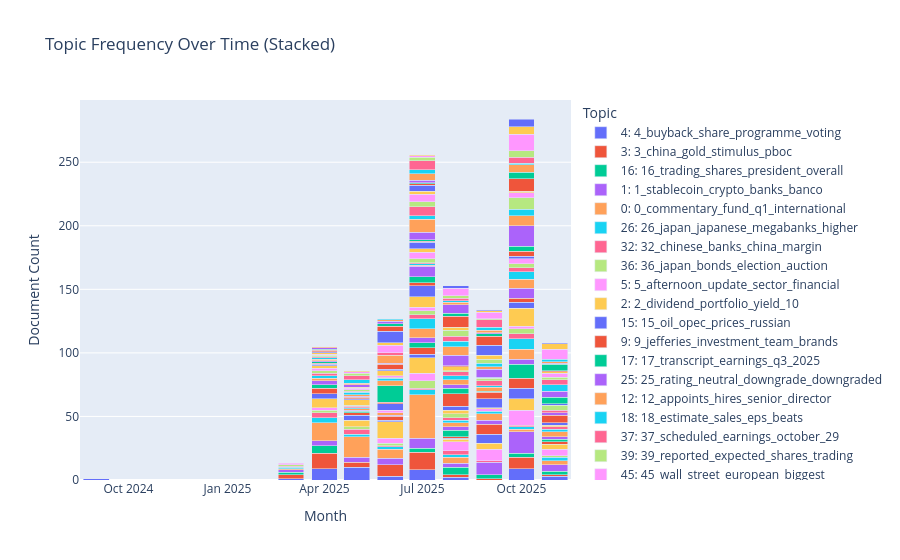

The notebook cell saved with this chart:
### Code cell
import plotly.express as px

topics_over_time = topic_model.topics_over_time(
    train_docs,
    train_timestamps,
    nr_bins=20
 )

tot = topics_over_time.copy()
tot = tot[tot['Topic'] != -1].copy()
tot['Timestamp'] = pd.to_datetime(tot['Timestamp']).dt.to_period('M').dt.to_timestamp()

topic_labels = topic_model.get_topic_info()[['Topic', 'Name']].copy()
topic_labels = topic_labels[topic_labels['Topic'] != -1]
tot = tot.merge(topic_labels, on='Topic', how='left')
tot['TopicLabel'] = tot['Topic'].astype(str) + ': ' + tot['Name'].fillna('')

stacked = (
    tot.groupby(['Timestamp', 'TopicLabel'], as_index=False)['Frequency']
       .sum()
       .sort_values(['Timestamp', 'Frequency'], ascending=[True, False])
)

fig = px.bar(
    stacked,
    x='Timestamp',
    y='Frequency',
    color='TopicLabel',
    title='Topic Frequency Over Time (Stacked)',
    labels={'Timestamp': 'Month', 'Frequency': 'Document Count', 'TopicLabel': 'Topic'}
)
fig.update_layout(
    barmode='stack',
    xaxis_title='Month',
    yaxis_title='Document Count',
    legend_title='Topic',
    hovermode='x unified'
 )
fig.show()

### Figure 1 — Plotly figure (JSON) as saved in the notebook; plotly's stock layout.template omitted (floating-point values rounded to 4 significant figures)
{"data": [{"hovertemplate": "Topic=4: 4_buyback_share_programme_voting<br>Month=%{x}<br>Document Count=%{y}<extra></extra>", "legendgroup": "4: 4_buyback_share_programme_voting", "marker": {"color": "#636efa", "pattern": {"shape": ""}}, "name": "4: 4_buyback_share_programme_voting", "orientation": "v", "showlegend": true, "textposition": "auto", "type": "bar", "x": ["2024-09-01T00:00:00", "2025-03-01T00:00:00", "2025-04-01T00:00:00", "2025-05-01T00:00:00", "2025-06-01T00:00:00", "2025-07-01T00:00:00", "2025-08-01T00:00:00", "2025-10-01T00:00:00", "2025-11-01T00:00:00"], "xaxis": "x", "y": [1, 1, 9, 10, 3, 8, 2, 9, 3], "yaxis": "y"}, {"hovertemplate": "Topic=3: 3_china_gold_stimulus_pboc<br>Month=%{x}<br>Document Count=%{y}<extra></extra>", "legendgroup": "3: 3_china_gold_stimulus_pboc", "marker": {"color": "#EF553B", "pattern": {"shape": ""}}, "name": "3: 3_china_gold_stimulus_pboc", "orientation": "v", "showlegend": true, "textposition": "auto", "type": "bar", "x": ["2025-03-01T00:00:00", "2025-04-01T00:00:00", "2025-05-01T00:00:00", "2025-06-01T00:00:00", "2025-07-01T00:00:00", "2025-08-01T00:00:00", "2025-09-01T00:00:00", "2025-10-01T00:00:00", "2025-11-01T00:00:00"], "xaxis": "x", "y": [3, 12, 4, 9, 14, 2, 1, 9, 1], "yaxis": "y"}, {"hovertemplate": "Topic=16: 16_trading_shares_president_overall<br>Month=%{x}<br>Document Count=%{y}<extra></extra>", "legendgroup": "16: 16_trading_shares_president_overall", "marker": {"color": "#00cc96", "pattern": {"shape": ""}}, "name": "16: 16_trading_shares_president_overall", "orientation": "v", "showlegend": true, "textposition": "auto", "type": "bar", "x": ["2025-03-01T00:00:00", "2025-04-01T00:00:00", "2025-07-01T00:00:00", "2025-08-01T00:00:00", "2025-09-01T00:00:00", "2025-10-01T00:00:00", "2025-11-01T00:00:00"], "xaxis": "x", "y": [2, 6, 3, 6, 3, 3, 3], "yaxis": "y"}, {"hovertemplate": "Topic=1: 1_stablecoin_crypto_banks_banco<br>Month=%{x}<br>Document Count=%{y}<extra></extra>", "legendgroup": "1: 1_stablecoin_crypto_banks_banco", "marker": {"color": "#ab63fa", "pattern": {"shape": ""}}, "name": "1: 1_stablecoin_crypto_banks_banco", "orientation": "v", "showlegend": true, "textposition": "auto", "type": "bar", "x": ["2025-03-01T00:00:00", "2025-04-01T00:00:00", "2025-05-01T00:00:00", "2025-06-01T00:00:00", "2025-07-01T00:00:00", "2025-08-01T00:00:00", "2025-09-01T00:00:00", "2025-10-01T00:00:00", "2025-11-01T00:00:00"], "xaxis": "x", "y": [2, 4, 4, 5, 8, 3, 10, 17, 5], "yaxis": "y"}, {"hovertemplate": "Topic=0: 0_commentary_fund_q1_international<br>Month=%{x}<br>Document Count=%{y}<extra></extra>", "legendgroup": "0: 0_commentary_fund_q1_international", "marker": {"color": "#FFA15A", "pattern": {"shape": ""}}, "name": "0: 0_commentary_fund_q1_international", "orientation": "v", "showlegend": true, "textposition": "auto", "type": "bar", "x": ["2025-03-01T00:00:00", "2025-04-01T00:00:00", "2025-05-01T00:00:00", "2025-06-01T00:00:00", "2025-07-01T00:00:00", "2025-08-01T00:00:00", "2025-10-01T00:00:00", "2025-11-01T00:00:00"], "xaxis": "x", "y": [1, 14, 16, 7, 34, 5, 2, 3], "yaxis": "y"}, {"hovertemplate": "Topic=26: 26_japan_japanese_megabanks_higher<br>Month=%{x}<br>Document Count=%{y}<extra></extra>", "legendgroup": "26: 26_japan_japanese_megabanks_higher", "marker": {"color": "#19d3f3", "pattern": {"shape": ""}}, "name": "26: 26_japan_japanese_megabanks_higher", "orientation": "v", "showlegend": true, "textposition": "auto", "type": "bar", "x": ["2025-03-01T00:00:00", "2025-04-01T00:00:00", "2025-05-01T00:00:00", "2025-06-01T00:00:00", "2025-07-01T00:00:00", "2025-08-01T00:00:00", "2025-10-01T00:00:00", "2025-11-01T00:00:00"], "xaxis": "x", "y": [1, 4, 2, 2, 4, 2, 2, 3], "yaxis": "y"}, {"hovertemplate": "Topic=32: 32_chinese_banks_china_margin<br>Month=%{x}<br>Document Count=%{y}<extra></extra>", "legendgroup": "32: 32_chinese_banks_china_margin", "marker": {"color": "#FF6692", "pattern": {"shape": ""}}, "name": "32: 32_chinese_banks_china_margin", "orientation": "v", "showlegend": true, "textposition": "auto", "type": "bar", "x": ["2025-03-01T00:00:00", "2025-04-01T00:00:00", "2025-05-01T00:00:00", "2025-06-01T00:00:00", "2025-07-01T00:00:00", "2025-08-01T00:00:00", "2025-09-01T00:00:00", "2025-10-01T00:00:00"], "xaxis": "x", "y": [1, 4, 4, 1, 1, 3, 1, 1], "yaxis": "y"}, {"hovertemplate": "Topic=36: 36_japan_bonds_election_auction<br>Month=%{x}<br>Document Count=%{y}<extra></extra>", "legendgroup": "36: 36_japan_bonds_election_auction", "marker": {"color": "#B6E880", "pattern": {"shape": ""}}, "name": "36: 36_japan_bonds_election_auction", "orientation": "v", "showlegend": true, "textposition": "auto", "type": "bar", "x": ["2025-03-01T00:00:00", "2025-04-01T00:00:00", "2025-05-01T00:00:00", "2025-06-01T00:00:00", "2025-07-01T00:00:00", "2025-11-01T00:00:00"], "xaxis": "x", "y": [1, 2, 2, 2, 6, 1], "yaxis": "y"}, {"hovertemplate": "Topic=5: 5_afternoon_update_sector_financial<br>Month=%{x}<br>Document Count=%{y}<extra></extra>", "legendgroup": "5: 5_afternoon_update_sector_financial", "marker": {"color": "#FF97FF", "pattern": {"shape": ""}}, "name": "5: 5_afternoon_update_sector_financial", "orientation": "v", "showlegend": true, "textposition": "auto", "type": "bar", "x": ["2025-03-01T00:00:00", "2025-04-01T00:00:00", "2025-06-01T00:00:00", "2025-07-01T00:00:00", "2025-08-01T00:00:00", "2025-09-01T00:00:00", "2025-10-01T00:00:00", "2025-11-01T00:00:00"], "xaxis": "x", "y": [1, 2, 4, 6, 7, 9, 12, 5], "yaxis": "y"}, {"hovertemplate": "Topic=2: 2_dividend_portfolio_yield_10<br>Month=%{x}<br>Document Count=%{y}<extra></extra>", "legendgroup": "2: 2_dividend_portfolio_yield_10", "marker": {"color": "#FECB52", "pattern": {"shape": ""}}, "name": "2: 2_dividend_portfolio_yield_10", "orientation": "v", "showlegend": true, "textposition": "auto", "type": "bar", "x": ["2025-04-01T00:00:00", "2025-05-01T00:00:00", "2025-06-01T00:00:00", "2025-07-01T00:00:00", "2025-08-01T00:00:00", "2025-09-01T00:00:00", "2025-10-01T00:00:00", "2025-11-01T00:00:00"], "xaxis": "x", "y": [7, 5, 13, 12, 2, 5, 9, 4], "yaxis": "y"}, {"hovertemplate": "Topic=15: 15_oil_opec_prices_russian<br>Month=%{x}<br>Document Count=%{y}<extra></extra>", "legendgroup": "15: 15_oil_opec_prices_russian", "marker": {"color": "#636efa", "pattern": {"shape": ""}}, "name": "15: 15_oil_opec_prices_russian", "orientation": "v", "showlegend": true, "textposition": "auto", "type": "bar", "x": ["2025-04-01T00:00:00", "2025-05-01T00:00:00", "2025-06-01T00:00:00", "2025-07-01T00:00:00", "2025-08-01T00:00:00", "2025-09-01T00:00:00", "2025-10-01T00:00:00"], "xaxis": "x", "y": [4, 4, 1, 3, 1, 7, 8], "yaxis": "y"}, {"hovertemplate": "Topic=9: 9_jefferies_investment_team_brands<br>Month=%{x}<br>Document Count=%{y}<extra></extra>", "legendgroup": "9: 9_jefferies_investment_team_brands", "marker": {"color": "#EF553B", "pattern": {"shape": ""}}, "name": "9: 9_jefferies_investment_team_brands", "orientation": "v", "showlegend": true, "textposition": "auto", "type": "bar", "x": ["2025-04-01T00:00:00", "2025-05-01T00:00:00", "2025-06-01T00:00:00", "2025-07-01T00:00:00", "2025-08-01T00:00:00", "2025-09-01T00:00:00", "2025-10-01T00:00:00", "2025-11-01T00:00:00"], "xaxis": "x", "y": [4, 2, 3, 5, 1, 8, 8, 2], "yaxis": "y"}, {"hovertemplate": "Topic=17: 17_transcript_earnings_q3_2025<br>Month=%{x}<br>Document Count=%{y}<extra></extra>", "legendgroup": "17: 17_transcript_earnings_q3_2025", "marker": {"color": "#00cc96", "pattern": {"shape": ""}}, "name": "17: 17_transcript_earnings_q3_2025", "orientation": "v", "showlegend": true, "textposition": "auto", "type": "bar", "x": ["2025-04-01T00:00:00", "2025-05-01T00:00:00", "2025-07-01T00:00:00", "2025-08-01T00:00:00", "2025-10-01T00:00:00", "2025-11-01T00:00:00"], "xaxis": "x", "y": [3, 1, 4, 5, 11, 2], "yaxis": "y"}, {"hovertemplate": "Topic=25: 25_rating_neutral_downgrade_downgraded<br>Month=%{x}<br>Document Count=%{y}<extra></extra>", "legendgroup": "25: 25_rating_neutral_downgrade_downgraded", "marker": {"color": "#ab63fa", "pattern": {"shape": ""}}, "name": "25: 25_rating_neutral_downgrade_downgraded", "orientation": "v", "showlegend": true, "textposition": "auto", "type": "bar", "x": ["2025-04-01T00:00:00", "2025-05-01T00:00:00", "2025-06-01T00:00:00", "2025-07-01T00:00:00", "2025-08-01T00:00:00", "2025-09-01T00:00:00", "2025-10-01T00:00:00", "2025-11-01T00:00:00"], "xaxis": "x", "y": [3, 1, 1, 4, 3, 3, 4, 2], "yaxis": "y"}, {"hovertemplate": "Topic=12: 12_appoints_hires_senior_director<br>Month=%{x}<br>Document Count=%{y}<extra></extra>", "legendgroup": "12: 12_appoints_hires_senior_director", "marker": {"color": "#FFA15A", "pattern": {"shape": ""}}, "name": "12: 12_appoints_hires_senior_director", "orientation": "v", "showlegend": true, "textposition": "auto", "type": "bar", "x": ["2025-04-01T00:00:00", "2025-05-01T00:00:00", "2025-06-01T00:00:00", "2025-07-01T00:00:00", "2025-08-01T00:00:00", "2025-09-01T00:00:00", "2025-10-01T00:00:00", "2025-11-01T00:00:00"], "xaxis": "x", "y": [2, 1, 2, 7, 3, 5, 8, 4], "yaxis": "y"}, {"hovertemplate": "Topic=18: 18_estimate_sales_eps_beats<br>Month=%{x}<br>Document Count=%{y}<extra></extra>", "legendgroup": "18: 18_estimate_sales_eps_beats", "marker": {"color": "#19d3f3", "pattern": {"shape": ""}}, "name": "18: 18_estimate_sales_eps_beats", "orientation": "v", "showlegend": true, "textposition": "auto", "type": "bar", "x": ["2025-04-01T00:00:00", "2025-05-01T00:00:00", "2025-07-01T00:00:00", "2025-08-01T00:00:00", "2025-09-01T00:00:00", "2025-10-01T00:00:00", "2025-11-01T00:00:00"], "xaxis": "x", "y": [2, 1, 8, 2, 2, 8, 2], "yaxis": "y"}, {"hovertemplate": "Topic=37: 37_scheduled_earnings_october_29<br>Month=%{x}<br>Document Count=%{y}<extra></extra>", "legendgroup": "37: 37_scheduled_earnings_october_29", "marker": {"color": "#FF6692", "pattern": {"shape": ""}}, "name": "37: 37_scheduled_earnings_october_29", "orientation": "v", "showlegend": true, "textposition": "auto", "type": "bar", "x": ["2025-04-01T00:00:00", "2025-05-01T00:00:00", "2025-07-01T00:00:00", "2025-08-01T00:00:00", "2025-10-01T00:00:00", "2025-11-01T00:00:00"], "xaxis": "x", "y": [2, 1, 3, 2, 4, 2], "yaxis": "y"}, {"hovertemplate": "Topic=39: 39_reported_expected_shares_trading<br>Month=%{x}<br>Document Count=%{y}<extra></extra>", "legendgroup": "39: 39_reported_expected_shares_trading", "marker": {"color": "#B6E880", "pattern": {"shape": ""}}, "name": "39: 39_reported_expected_shares_trading", "orientation": "v", "showlegend": true, "textposition": "auto", "type": "bar", "x": ["2025-04-01T00:00:00", "2025-05-01T00:00:00", "2025-07-01T00:00:00", "2025-08-01T00:00:00", "2025-10-01T00:00:00"], "xaxis": "x", "y": [2, 1, 3, 3, 4], "yaxis": "y"}, {"hovertemplate": "Topic=45: 45_wall_street_european_biggest<br>Month=%{x}<br>Document Count=%{y}<extra></extra>", "legendgroup": "45: 45_wall_street_european_biggest", "marker": {"color": "#FF97FF", "pattern": {"shape": ""}}, "name": "45: 45_wall_street_european_biggest", "orientation": "v", "showlegend": true, "textposition": "auto", "type": "bar", "x": ["2025-04-01T00:00:00", "2025-06-01T00:00:00", "2025-07-01T00:00:00", "2025-09-01T00:00:00", "2025-10-01T00:00:00"], "xaxis": "x", "y": [2, 2, 3, 2, 2], "yaxis": "y"}, {"hovertemplate": "Topic=8: 8_earnings_q3_revenues_q2<br>Month=%{x}<br>Document Count=%{y}<extra></extra>", "legendgroup": "8: 8_earnings_q3_revenues_q2", "marker": {"color": "#FECB52", "pattern": {"shape": ""}}, "name": "8: 8_earnings_q3_revenues_q2", "orientation": "v", "showlegend": true, "textposition": "auto", "type": "bar", "x": ["2025-04-01T00:00:00", "2025-05-01T00:00:00", "2025-07-01T00:00:00", "2025-08-01T00:00:00", "2025-09-01T00:00:00", "2025-10-01T00:00:00", "2025-11-01T00:00:00"], "xaxis": "x", "y": [2, 4, 8, 3, 1, 14, 1], "yaxis": "y"}, {"hovertemplate": "Topic=10: 10_ai_technology_driven_innovation<br>Month=%{x}<br>Document Count=%{y}<extra></extra>", "legendgroup": "10: 10_ai_technology_driven_innovation", "marker": {"color": "#636efa", "pattern": {"shape": ""}}, "name": "10: 10_ai_technology_driven_innovation", "orientation": "v", "showlegend": true, "textposition": "auto", "type": "bar", "x": ["2025-04-01T00:00:00", "2025-05-01T00:00:00", "2025-06-01T00:00:00", "2025-07-01T00:00:00", "2025-08-01T00:00:00", "2025-09-01T00:00:00", "2025-10-01T00:00:00", "2025-11-01T00:00:00"], "xaxis": "x", "y": [1, 1, 5, 9, 3, 7, 5, 2], "yaxis": "y"}, {"hovertemplate": "Topic=14: 14_conference_presents_financials_annual<br>Month=%{x}<br>Document Count=%{y}<extra></extra>", "legendgroup": "14: 14_conference_presents_financials_annual", "marker": {"color": "#EF553B", "pattern": {"shape": ""}}, "name": "14: 14_conference_presents_financials_annual", "orientation": "v", "showlegend": true, "textposition": "auto", "type": "bar", "x": ["2025-04-01T00:00:00", "2025-05-01T00:00:00", "2025-06-01T00:00:00", "2025-07-01T00:00:00", "2025-08-01T00:00:00", "2025-09-01T00:00:00", "2025-10-01T00:00:00", "2025-11-01T00:00:00"], "xaxis": "x", "y": [1, 1, 1, 2, 10, 5, 3, 6], "yaxis": "y"}, {"hovertemplate": "Topic=20: 20_tsb_sabadell_takeover_bbva<br>Month=%{x}<br>Document Count=%{y}<extra></extra>", "legendgroup": "20: 20_tsb_sabadell_takeover_bbva", "marker": {"color": "#00cc96", "pattern": {"shape": ""}}, "name": "20: 20_tsb_sabadell_takeover_bbva", "orientation": "v", "showlegend": true, "textposition": "auto", "type": "bar", "x": ["2025-04-01T00:00:00", "2025-06-01T00:00:00", "2025-07-01T00:00:00", "2025-08-01T00:00:00", "2025-09-01T00:00:00"], "xaxis": "x", "y": [1, 13, 5, 4, 1], "yaxis": "y"}, {"hovertemplate": "Topic=21: 21_presentation_results_earnings_q3<br>Month=%{x}<br>Document Count=%{y}<extra></extra>", "legendgroup": "21: 21_presentation_results_earnings_q3", "marker": {"color": "#ab63fa", "pattern": {"shape": ""}}, "name": "21: 21_presentation_results_earnings_q3", "orientation": "v", "showlegend": true, "textposition": "auto", "type": "bar", "x": ["2025-04-01T00:00:00", "2025-05-01T00:00:00", "2025-07-01T00:00:00", "2025-08-01T00:00:00", "2025-10-01T00:00:00", "2025-11-01T00:00:00"], "xaxis": "x", "y": [1, 1, 8, 3, 8, 2], "yaxis": "y"}, {"hovertemplate": "Topic=24: 24_buy_oct_best_momentum<br>Month=%{x}<br>Document Count=%{y}<extra></extra>", "legendgroup": "24: 24_buy_oct_best_momentum", "marker": {"color": "#FFA15A", "pattern": {"shape": ""}}, "name": "24: 24_buy_oct_best_momentum", "orientation": "v", "showlegend": true, "textposition": "auto", "type": "bar", "x": ["2025-04-01T00:00:00", "2025-05-01T00:00:00", "2025-06-01T00:00:00", "2025-07-01T00:00:00", "2025-08-01T00:00:00", "2025-09-01T00:00:00", "2025-10-01T00:00:00"], "xaxis": "x", "y": [1, 1, 4, 1, 4, 3, 7], "yaxis": "y"}, {"hovertemplate": "Topic=33: 33_tender_offers_notes_cash<br>Month=%{x}<br>Document Count=%{y}<extra></extra>", "legendgroup": "33: 33_tender_offers_notes_cash", "marker": {"color": "#19d3f3", "pattern": {"shape": ""}}, "name": "33: 33_tender_offers_notes_cash", "orientation": "v", "showlegend": true, "textposition": "auto", "type": "bar", "x": ["2025-04-01T00:00:00", "2025-05-01T00:00:00", "2025-06-01T00:00:00", "2025-07-01T00:00:00", "2025-08-01T00:00:00", "2025-09-01T00:00:00", "2025-10-01T00:00:00"], "xaxis": "x", "y": [1, 2, 2, 1, 3, 1, 6], "yaxis": "y"}, {"hovertemplate": "Topic=34: 34_target_price_maintains_raises<br>Month=%{x}<br>Document Count=%{y}<extra></extra>", "legendgroup": "34: 34_target_price_maintains_raises", "marker": {"color": "#FF6692", "pattern": {"shape": ""}}, "name": "34: 34_target_price_maintains_raises", "orientation": "v", "showlegend": true, "textposition": "auto", "type": "bar", "x": ["2025-04-01T00:00:00", "2025-05-01T00:00:00", "2025-06-01T00:00:00", "2025-07-01T00:00:00", "2025-08-01T00:00:00", "2025-09-01T00:00:00", "2025-10-01T00:00:00", "2025-11-01T00:00:00"], "xaxis": "x", "y": [1, 1, 1, 1, 3, 4, 3, 2], "yaxis": "y"}, {"hovertemplate": "Topic=35: 35_earnings_preview_solid_industry<br>Month=%{x}<br>Document Count=%{y}<extra></extra>", "legendgroup": "35: 35_earnings_preview_solid_industry", "marker": {"color": "#B6E880", "pattern": {"shape": ""}}, "name": "35: 35_earnings_preview_solid_industry", "orientation": "v", "showlegend": true, "textposition": "auto", "type": "bar", "x": ["2025-04-01T00:00:00", "2025-05-01T00:00:00", "2025-07-01T00:00:00", "2025-08-01T00:00:00", "2025-09-01T00:00:00", "2025-10-01T00:00:00", "2025-11-01T00:00:00"], "xaxis": "x", "y": [1, 1, 3, 1, 2, 3, 4], "yaxis": "y"}, {"hovertemplate": "Topic=41: 41_profit_posts_ceo_guidance<br>Month=%{x}<br>Document Count=%{y}<extra></extra>", "legendgroup": "41: 41_profit_posts_ceo_guidance", "marker": {"color": "#FF97FF", "pattern": {"shape": ""}}, "name": "41: 41_profit_posts_ceo_guidance", "orientation": "v", "showlegend": true, "textposition": "auto", "type": "bar", "x": ["2025-04-01T00:00:00", "2025-05-01T00:00:00", "2025-06-01T00:00:00", "2025-07-01T00:00:00", "2025-10-01T00:00:00"], "xaxis": "x", "y": [1, 1, 1, 5, 4], "yaxis": "y"}, {"hovertemplate": "Topic=42: 42_trending_tickers_novo_nordisk<br>Month=%{x}<br>Document Count=%{y}<extra></extra>", "legendgroup": "42: 42_trending_tickers_novo_nordisk", "marker": {"color": "#FECB52", "pattern": {"shape": ""}}, "name": "42: 42_trending_tickers_novo_nordisk", "orientation": "v", "showlegend": true, "textposition": "auto", "type": "bar", "x": ["2025-04-01T00:00:00", "2025-05-01T00:00:00", "2025-06-01T00:00:00", "2025-07-01T00:00:00", "2025-08-01T00:00:00"], "xaxis": "x", "y": [1, 1, 4, 3, 3], "yaxis": "y"}, {"hovertemplate": "Topic=44: 44_asian_equities_receipts_traded<br>Month=%{x}<br>Document Count=%{y}<extra></extra>", "legendgroup": "44: 44_asian_equities_receipts_traded", "marker": {"color": "#636efa", "pattern": {"shape": ""}}, "name": "44: 44_asian_equities_receipts_traded", "orientation": "v", "showlegend": true, "textposition": "auto", "type": "bar", "x": ["2025-04-01T00:00:00", "2025-06-01T00:00:00", "2025-07-01T00:00:00", "2025-09-01T00:00:00", "2025-10-01T00:00:00", "2025-11-01T00:00:00"], "xaxis": "x", "y": [1, 1, 5, 1, 2, 1], "yaxis": "y"}, {"hovertemplate": "Topic=46: 46_ftse_100_iran_live<br>Month=%{x}<br>Document Count=%{y}<extra></extra>", "legendgroup": "46: 46_ftse_100_iran_live", "marker": {"color": "#EF553B", "pattern": {"shape": ""}}, "name": "46: 46_ftse_100_iran_live", "orientation": "v", "showlegend": true, "textposition": "auto", "type": "bar", "x": ["2025-04-01T00:00:00", "2025-06-01T00:00:00", "2025-07-01T00:00:00", "2025-08-01T00:00:00", "2025-10-01T00:00:00"], "xaxis": "x", "y": [1, 4, 1, 1, 4], "yaxis": "y"}, {"hovertemplate": "Topic=47: 47_years_invested_ago_today<br>Month=%{x}<br>Document Count=%{y}<extra></extra>", "legendgroup": "47: 47_years_invested_ago_today", "marker": {"color": "#00cc96", "pattern": {"shape": ""}}, "name": "47: 47_years_invested_ago_today", "orientation": "v", "showlegend": true, "textposition": "auto", "type": "bar", "x": ["2025-04-01T00:00:00", "2025-07-01T00:00:00", "2025-10-01T00:00:00", "2025-11-01T00:00:00"], "xaxis": "x", "y": [1, 1, 4, 5], "yaxis": "y"}, {"hovertemplate": "Topic=6: 6_loan_energy_financing_debt<br>Month=%{x}<br>Document Count=%{y}<extra></extra>", "legendgroup": "6: 6_loan_energy_financing_debt", "marker": {"color": "#ab63fa", "pattern": {"shape": ""}}, "name": "6: 6_loan_energy_financing_debt", "orientation": "v", "showlegend": true, "textposition": "auto", "type": "bar", "x": ["2025-04-01T00:00:00", "2025-05-01T00:00:00", "2025-06-01T00:00:00", "2025-07-01T00:00:00", "2025-08-01T00:00:00", "2025-09-01T00:00:00", "2025-10-01T00:00:00", "2025-11-01T00:00:00"], "xaxis": "x", "y": [1, 2, 1, 6, 8, 6, 16, 5], "yaxis": "y"}, {"hovertemplate": "Topic=7: 7_fed_inflation_cut_rate<br>Month=%{x}<br>Document Count=%{y}<extra></extra>", "legendgroup": "7: 7_fed_inflation_cut_rate", "marker": {"color": "#FFA15A", "pattern": {"shape": ""}}, "name": "7: 7_fed_inflation_cut_rate", "orientation": "v", "showlegend": true, "textposition": "auto", "type": "bar", "x": ["2025-04-01T00:00:00", "2025-05-01T00:00:00", "2025-06-01T00:00:00", "2025-07-01T00:00:00", "2025-08-01T00:00:00", "2025-09-01T00:00:00", "2025-10-01T00:00:00"], "xaxis": "x", "y": [1, 1, 6, 10, 7, 2, 8], "yaxis": "y"}, {"hovertemplate": "Topic=22: 22_rally_room_does_signal<br>Month=%{x}<br>Document Count=%{y}<extra></extra>", "legendgroup": "22: 22_rally_room_does_signal", "marker": {"color": "#19d3f3", "pattern": {"shape": ""}}, "name": "22: 22_rally_room_does_signal", "orientation": "v", "showlegend": true, "textposition": "auto", "type": "bar", "x": ["2025-05-01T00:00:00", "2025-07-01T00:00:00", "2025-08-01T00:00:00", "2025-09-01T00:00:00", "2025-10-01T00:00:00", "2025-11-01T00:00:00"], "xaxis": "x", "y": [3, 3, 4, 3, 5, 5], "yaxis": "y"}, {"hovertemplate": "Topic=28: 28_mortgage_lenders_rates_england<br>Month=%{x}<br>Document Count=%{y}<extra></extra>", "legendgroup": "28: 28_mortgage_lenders_rates_england", "marker": {"color": "#FF6692", "pattern": {"shape": ""}}, "name": "28: 28_mortgage_lenders_rates_england", "orientation": "v", "showlegend": true, "textposition": "auto", "type": "bar", "x": ["2025-05-01T00:00:00", "2025-06-01T00:00:00", "2025-07-01T00:00:00", "2025-08-01T00:00:00", "2025-11-01T00:00:00"], "xaxis": "x", "y": [3, 2, 7, 4, 4], "yaxis": "y"}, {"hovertemplate": "Topic=19: 19_canada_canadian_canadians_august<br>Month=%{x}<br>Document Count=%{y}<extra></extra>", "legendgroup": "19: 19_canada_canadian_canadians_august", "marker": {"color": "#B6E880", "pattern": {"shape": ""}}, "name": "19: 19_canada_canadian_canadians_august", "orientation": "v", "showlegend": true, "textposition": "auto", "type": "bar", "x": ["2025-05-01T00:00:00", "2025-07-01T00:00:00", "2025-08-01T00:00:00", "2025-09-01T00:00:00", "2025-10-01T00:00:00", "2025-11-01T00:00:00"], "xaxis": "x", "y": [2, 4, 5, 3, 9, 2], "yaxis": "y"}, {"hovertemplate": "Topic=27: 27_receipts_equities_american_traded<br>Month=%{x}<br>Document Count=%{y}<extra></extra>", "legendgroup": "27: 27_receipts_equities_american_traded", "marker": {"color": "#FF97FF", "pattern": {"shape": ""}}, "name": "27: 27_receipts_equities_american_traded", "orientation": "v", "showlegend": true, "textposition": "auto", "type": "bar", "x": ["2025-05-01T00:00:00", "2025-06-01T00:00:00", "2025-07-01T00:00:00", "2025-10-01T00:00:00", "2025-11-01T00:00:00"], "xaxis": "x", "y": [1, 6, 6, 4, 3], "yaxis": "y"}, {"hovertemplate": "Topic=43: 43_nvcc_series_cumulative_preferred<br>Month=%{x}<br>Document Count=%{y}<extra></extra>", "legendgroup": "43: 43_nvcc_series_cumulative_preferred", "marker": {"color": "#FECB52", "pattern": {"shape": ""}}, "name": "43: 43_nvcc_series_cumulative_preferred", "orientation": "v", "showlegend": true, "textposition": "auto", "type": "bar", "x": ["2025-05-01T00:00:00", "2025-06-01T00:00:00", "2025-07-01T00:00:00", "2025-08-01T00:00:00", "2025-09-01T00:00:00", "2025-10-01T00:00:00", "2025-11-01T00:00:00"], "xaxis": "x", "y": [1, 2, 2, 2, 3, 1, 1], "yaxis": "y"}, {"hovertemplate": "Topic=23: 23_notice_stab_stabilization_primary<br>Month=%{x}<br>Document Count=%{y}<extra></extra>", "legendgroup": "23: 23_notice_stab_stabilization_primary", "marker": {"color": "#636efa", "pattern": {"shape": ""}}, "name": "23: 23_notice_stab_stabilization_primary", "orientation": "v", "showlegend": true, "textposition": "auto", "type": "bar", "x": ["2025-06-01T00:00:00", "2025-07-01T00:00:00", "2025-09-01T00:00:00"], "xaxis": "x", "y": [9, 5, 8], "yaxis": "y"}, {"hovertemplate": "Topic=13: 13_euro_comments_czech_koruna<br>Month=%{x}<br>Document Count=%{y}<extra></extra>", "legendgroup": "13: 13_euro_comments_czech_koruna", "marker": {"color": "#EF553B", "pattern": {"shape": ""}}, "name": "13: 13_euro_comments_czech_koruna", "orientation": "v", "showlegend": true, "textposition": "auto", "type": "bar", "x": ["2025-06-01T00:00:00", "2025-07-01T00:00:00", "2025-08-01T00:00:00", "2025-09-01T00:00:00", "2025-10-01T00:00:00", "2025-11-01T00:00:00"], "xaxis": "x", "y": [4, 1, 9, 7, 10, 1], "yaxis": "y"}, {"hovertemplate": "Topic=30: 30_reiterates_receipt_recommendation_plc<br>Month=%{x}<br>Document Count=%{y}<extra></extra>", "legendgroup": "30: 30_reiterates_receipt_recommendation_plc", "marker": {"color": "#00cc96", "pattern": {"shape": ""}}, "name": "30: 30_reiterates_receipt_recommendation_plc", "orientation": "v", "showlegend": true, "textposition": "auto", "type": "bar", "x": ["2025-06-01T00:00:00", "2025-07-01T00:00:00", "2025-08-01T00:00:00", "2025-09-01T00:00:00", "2025-10-01T00:00:00", "2025-11-01T00:00:00"], "xaxis": "x", "y": [2, 1, 2, 2, 5, 5], "yaxis": "y"}, {"hovertemplate": "Topic=38: 38_cftc_fined_compliance_1mdb<br>Month=%{x}<br>Document Count=%{y}<extra></extra>", "legendgroup": "38: 38_cftc_fined_compliance_1mdb", "marker": {"color": "#ab63fa", "pattern": {"shape": ""}}, "name": "38: 38_cftc_fined_compliance_1mdb", "orientation": "v", "showlegend": true, "textposition": "auto", "type": "bar", "x": ["2025-06-01T00:00:00", "2025-07-01T00:00:00", "2025-08-01T00:00:00", "2025-09-01T00:00:00", "2025-11-01T00:00:00"], "xaxis": "x", "y": [2, 2, 7, 1, 1], "yaxis": "y"}, {"hovertemplate": "Topic=31: 31_value_better_vs_right<br>Month=%{x}<br>Document Count=%{y}<extra></extra>", "legendgroup": "31: 31_value_better_vs_right", "marker": {"color": "#FFA15A", "pattern": {"shape": ""}}, "name": "31: 31_value_better_vs_right", "orientation": "v", "showlegend": true, "textposition": "auto", "type": "bar", "x": ["2025-06-01T00:00:00", "2025-07-01T00:00:00", "2025-08-01T00:00:00", "2025-09-01T00:00:00", "2025-10-01T00:00:00", "2025-11-01T00:00:00"], "xaxis": "x", "y": [1, 5, 2, 2, 6, 1], "yaxis": "y"}, {"hovertemplate": "Topic=49: 49_watch_unpopular_stocks_financials<br>Month=%{x}<br>Document Count=%{y}<extra></extra>", "legendgroup": "49: 49_watch_unpopular_stocks_financials", "marker": {"color": "#19d3f3", "pattern": {"shape": ""}}, "name": "49: 49_watch_unpopular_stocks_financials", "orientation": "v", "showlegend": true, "textposition": "auto", "type": "bar", "x": ["2025-06-01T00:00:00", "2025-07-01T00:00:00", "2025-08-01T00:00:00", "2025-09-01T00:00:00", "2025-10-01T00:00:00", "2025-11-01T00:00:00"], "xaxis": "x", "y": [1, 3, 1, 2, 1, 2], "yaxis": "y"}, {"hovertemplate": "Topic=29: 29_mitsubishi_ufg_says_zealand<br>Month=%{x}<br>Document Count=%{y}<extra></extra>", "legendgroup": "29: 29_mitsubishi_ufg_says_zealand", "marker": {"color": "#FF6692", "pattern": {"shape": ""}}, "name": "29: 29_mitsubishi_ufg_says_zealand", "orientation": "v", "showlegend": true, "textposition": "auto", "type": "bar", "x": ["2025-07-01T00:00:00", "2025-08-01T00:00:00", "2025-09-01T00:00:00", "2025-10-01T00:00:00"], "xaxis": "x", "y": [7, 2, 6, 5], "yaxis": "y"}, {"hovertemplate": "Topic=48: 48_zero_net_alliance_reportedly<br>Month=%{x}<br>Document Count=%{y}<extra></extra>", "legendgroup": "48: 48_zero_net_alliance_reportedly", "marker": {"color": "#B6E880", "pattern": {"shape": ""}}, "name": "48: 48_zero_net_alliance_reportedly", "orientation": "v", "showlegend": true, "textposition": "auto", "type": "bar", "x": ["2025-07-01T00:00:00", "2025-08-01T00:00:00", "2025-09-01T00:00:00", "2025-10-01T00:00:00"], "xaxis": "x", "y": [3, 2, 1, 5], "yaxis": "y"}, {"hovertemplate": "Topic=11: 11_valuation_recent_assessing_dbk<br>Month=%{x}<br>Document Count=%{y}<extra></extra>", "legendgroup": "11: 11_valuation_recent_assessing_dbk", "marker": {"color": "#FF97FF", "pattern": {"shape": ""}}, "name": "11: 11_valuation_recent_assessing_dbk", "orientation": "v", "showlegend": true, "textposition": "auto", "type": "bar", "x": ["2025-07-01T00:00:00", "2025-08-01T00:00:00", "2025-09-01T00:00:00", "2025-10-01T00:00:00", "2025-11-01T00:00:00"], "xaxis": "x", "y": [1, 6, 5, 13, 8], "yaxis": "y"}, {"hovertemplate": "Topic=40: 40_narrative_analyst_upgrades_evolving<br>Month=%{x}<br>Document Count=%{y}<extra></extra>", "legendgroup": "40: 40_narrative_analyst_upgrades_evolving", "marker": {"color": "#FECB52", "pattern": {"shape": ""}}, "name": "40: 40_narrative_analyst_upgrades_evolving", "orientation": "v", "showlegend": true, "textposition": "auto", "type": "bar", "x": ["2025-07-01T00:00:00", "2025-09-01T00:00:00", "2025-10-01T00:00:00", "2025-11-01T00:00:00"], "xaxis": "x", "y": [1, 1, 6, 4], "yaxis": "y"}, {"hovertemplate": "Topic=50: 50_enxtpa_gle_valuation_enxtam<br>Month=%{x}<br>Document Count=%{y}<extra></extra>", "legendgroup": "50: 50_enxtpa_gle_valuation_enxtam", "marker": {"color": "#636efa", "pattern": {"shape": ""}}, "name": "50: 50_enxtpa_gle_valuation_enxtam", "orientation": "v", "showlegend": true, "textposition": "auto", "type": "bar", "x": ["2025-08-01T00:00:00", "2025-09-01T00:00:00", "2025-10-01T00:00:00", "2025-11-01T00:00:00"], "xaxis": "x", "y": [2, 1, 6, 1], "yaxis": "y"}], "layout": {"barmode": "stack", "hovermode": "x unified", "legend": {"title": {"text": "Topic"}, "tracegroupgap": 0}, "title": {"text": "Topic Frequency Over Time (Stacked)"}, "xaxis": {"anchor": "y", "domain": [0, 1], "title": {"text": "Month"}}, "yaxis": {"anchor": "x", "domain": [0, 1], "title": {"text": "Document Count"}}}}
